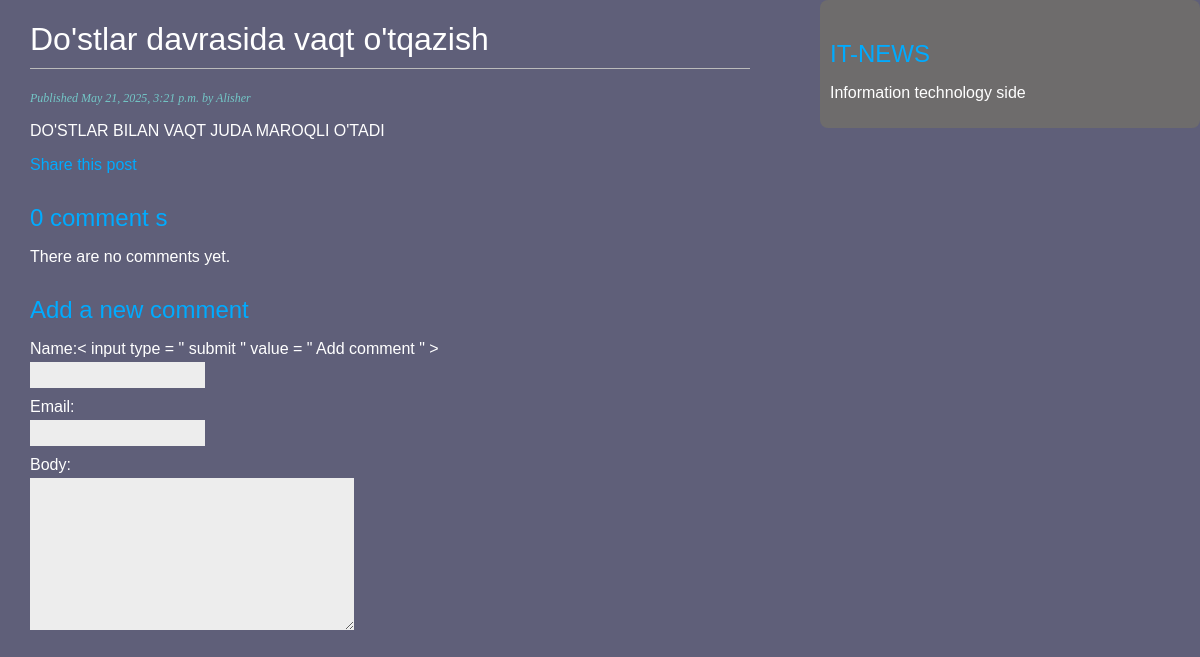
The page /2025/5/21/dostlar-davrasida-vaqt-otqazish/ on the database its author committed.
### new_app/models.py (models this page shows, shortened)
class Post(models.Model):
    STATUS_CHOICES = (
        ('draft', 'Draft'),
        ('published', 'Published')
    )
    title = models.CharField(max_length=255)
    slug = models.SlugField(max_length=255, unique_for_date="publish")
    author = models.ForeignKey(User, on_delete=models.CASCADE, related_name="blog_posts")
    body = models.TextField()
    publish = models.DateTimeField(default=timezone.now)
    created = models.DateTimeField(auto_now_add=True)
    updated = models.DateTimeField(auto_now=True)
    status = models.CharField(max_length=10,choices=STATUS_CHOICES, default='draft')
    class Meta:
        ordering = ('-publish',)
    objects = models.Manager()
    published = PublishedManager()

### new_app/views.py (the view)
def post_detail(request, year, month, day, slug):
    post = get_object_or_404(Post, slug=slug,
                             status="published",
                             publish__year=year,
                             publish__month=month,
                             publish__day=day)
    comments = post.comments.filter(active = True)
    new_comment = None
    if request.method == 'POST':
        comment_form = CommentForm(data = request.POST)
        if comment_form.is_valid():
            new_comment = comment_form.save(commit=False)
            new_comment.post = post
            new_comment.save()
    else:
            comment_form = CommentForm()
    return render(request, 'blog/post/detail.html', {'post': post,
                                                     'comments':comments,
                                                     'new_comment':new_comment,
                                                     'comment_form':comment_form,
                                                     })

### new_app/forms.py
class CommentForm(forms.ModelForm):
    class Meta:
        model = Comment
        fields = ('name', 'email', 'body')

### templates/blog/post/detail.html (shortened to what this page needs)
{% extends "blog/base.html" %}
{% block content %}
    <h1>{{ post.title }}</h1>
    <p class="date">
        Published {{ post.publish }} by {{ post.author }}
    </p>
    {{ post.body|linebreaks }}
    <p>
        <a href = "{% url 'new_app:post_share' post.id %}">
            Share this post
        </a>
    </p>
    {% with comments.count as total_comments %}
         <h2>
               {{ total_comments }} comment {{ total_comments|pluralize }}
         </h2>
    {% endwith %}
    {% for comment in comments %}
         <div  class="comment">
             <p class="info">
                 Comment {{ forloop.counter }} by {{ comment.name }}
                 {{ comment.created }}
             </p>
             {{ comment.body|linebreaks }}
         </div>
    {% empty %}
          <p> There are no comments yet. </p>
    {% endfor %}
    {% if new_comment %}
          <h2> Your comment has been added. </h2>
    {% else %}
          <h2> Add a new comment </h2>
        <form method="post" style="background-color: #5f5f79">
                            {{ comment_form.as_p }}
                            <p> < input type = " submit " value = " Add comment " > </p>
           </form>
    {% endif %}
    {% endblock %}

### static/css/blog.css (style rules this page uses)
body { margin: 0; padding: 0; font-family: helvetica, sans-serif; background-color: #5f5f79; color: white; }
a { color: #00abff; text-decoration: none; }
h1 { font-weight: normal; border-bottom: 1px solid #bbb; padding: 0 0 10px 0; }
h2 { font-weight: normal; margin: 30px 0 0; color: #00abff }
p.date { color: #73c7c7; font-family: georgia, serif; font-size: 12px; font-style: italic; }
label { float: left; clear: both; color: #ffffff !important; margin-bottom: 4px; }
input, textarea { clear: both; float: left; margin: 0 0 10px; background: #ededed; border: 0; padding: 6px 10px; font-size: 12px; }
p { color: white; }

### rows shown on the page
Post: title "Do'stlar davrasida vaqt o'tqazish", publish "May 21, 2025, 3:21 p.m.", author "Alisher", body "DO'STLAR BILAN VAQT JUDA MAROQLI O'TADI"

### other values the page prints
{{ total_comments }} "0"
